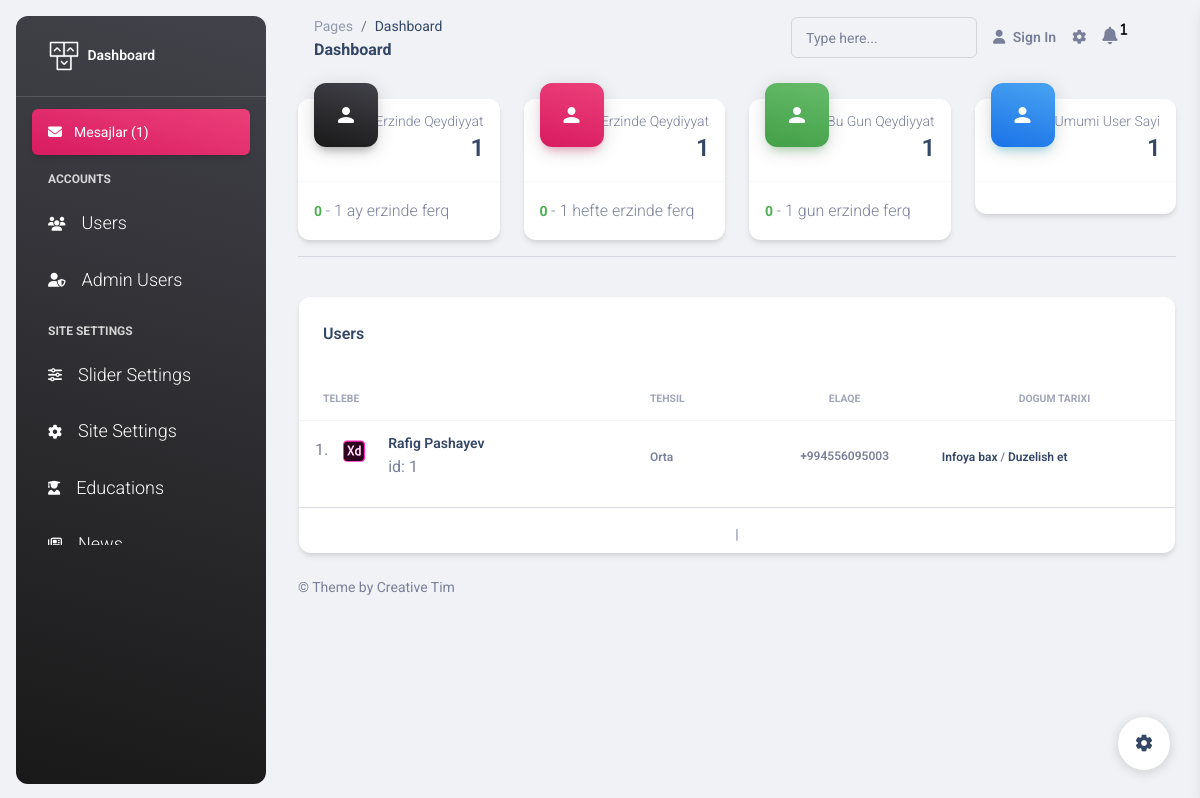
Screenshot of /admin/users with the database file from the repository.
### models.py (models this page shows)
class User(Base):
    __tablename__ = 'user'
    id = Column(Integer, primary_key=True, index=True)
    email = Column(String(100), nullable=False, unique=True,index=True)
    password = Column(String(50), nullable= False)
    is_active = Column(Boolean, default=True)
    admin_user = Column(Boolean, default=False)
    profile_picture = Column(String, nullable=True)
    education_files = Column(Text, nullable=True)
    name_surname = Column(String(120), nullable=True)
    age = Column(Integer, nullable=True)
    city = Column(String(50), nullable=True)
    phone = Column(String(20),nullable=True)
    education = Column(String(50), nullable=True)
    certificate_points = Column(String(200), nullable=True)
    about = Column(Text, nullable=True)
    select_university_id = Column(Integer, ForeignKey("education.id"), default=None)
    select_university = relationship("Education", back_populates="select_education", cascade="all, delete")
    created_at = Column(String, default=datetime.now())
    updated_at = Column(DateTime, onupdate=datetime.now())

### routers/admin.py (the view)
@dashboard.get("/", response_class=HTMLResponse)
@dashboard.get("/users")
async def index(request: Request, db: Session = Depends(database.get_db), page: int = 1, page_size: int = 10):
    unread = db.query(models.AdminMessages).filter_by(readed=0).all()
    users = db.query(models.User).all()
    counts = return_count()
    data_length = len(users)
    messages_time = time_calculate.messages_time()
    response = paginate.paginate(data=users, data_length=data_length,page=page, page_size=page_size)
    return templates.TemplateResponse("dashboard/index.html", {"request": request, "response": response, "count": len(users),
                                                                "messages_time":messages_time, "counts":counts, "unread": unread } )

### templates/dashboard/index.html (shortened to what this page needs)
{% include 'dashboard/header.html' %}
      {% include 'dashboard/left_sidebar.html' %}
  <main class="main-content position-relative max-height-vh-100 h-100 border-radius-lg ">
      {% include 'dashboard/navbar.html' %}
    <div class="container-fluid py-4">
      {% include 'dashboard/cards.html' %}
      <hr class>
        </div>
        <div class="row">
            <div class="col-lg-12 col-md-8 mb-md-0 mb-5">
              <div class="card" style="margin: 0 25px">
                <div class="card-header pb-0">
                  <div class="row">
                    <div class="col-lg-6 col-7">
                      <h6>Users</h6>
                    </div>
                  </div>
                </div>
                <div class="card-body px-0 pb-2">
                  <div class="table-responsive">
                    <table class="table align-items-center mb-0">
                      <thead>
                        <tr>
                          <th class="text-uppercase text-secondary text-xxs font-weight-bolder opacity-7">Telebe</th>
                          <th class="text-uppercase text-secondary text-xxs font-weight-bolder opacity-7 ps-2">Tehsil</th>
                          <th class="text-center text-uppercase text-secondary text-xxs font-weight-bolder opacity-7">Elaqe</th>
                          <th class="text-center text-uppercase text-secondary text-xxs font-weight-bolder opacity-7">Dogum tarixi</th>
                        </tr>
                      </thead>
                      <tbody>
                        {% for x in response.data %}
                        <tr>
                          <td>
                            <div class="d-flex px-2 py-1">
                              <div>
                                {{ loop.index }}.&nbsp;&nbsp;<img src="{{ url_for('static', path='dashboard/assets/img/small-logos/logo-xd.svg') }}" class="avatar avatar-sm me-3" alt="xd">
                            </div>
                            <div class="d-flex flex-column justify-content-center">
                              <h6 class="mb-0 text-sm">{{ x.name_surname}}</h6> id: {{ x.id }}
                              </div>
                            </div>
                          </td>
                          <td>
                            <span class="text-xs font-weight-bold">{{x.education}}</span>
                          </td>
                          <td class="align-middle text-center text-sm">
                            <span class="text-xs font-weight-bold">{{x.phone}}</span>
                          </td>
                          <td class="align-center">
                                  <span class="text-xs font-weight-bold"><a href="/admin/user/{{ x.id }}">Infoya bax</a> / <a href="/admin/user/{{ x.id }}/edit">Duzelish et</a></span>
                          </td>
                        </tr>
                        {% endfor %}
                      </tbody>
                    </table>
                    <div class="align-middle text-center text-sm"><hr>
                                                                   |
                  </div>
                </div>
              </div>
            </div>
          </div>
      {% include 'dashboard/footer.html' %}

### rows the page displays
User: name_surname "Rafig Pashayev", id "1", education "Orta", phone "+994556095003"

### other values shown
{{ unread | length }} "1"
{{ counts["users_month_count"] }} "1"
{{ counts.difference_month }} "0"
{{ counts.users_week_count }} "1"
{{ counts.difference_week }} "0"
{{ counts.users_one_day_count }} "1"
{{ counts.difference_one_day }} "0"
{{ count }} "1"
